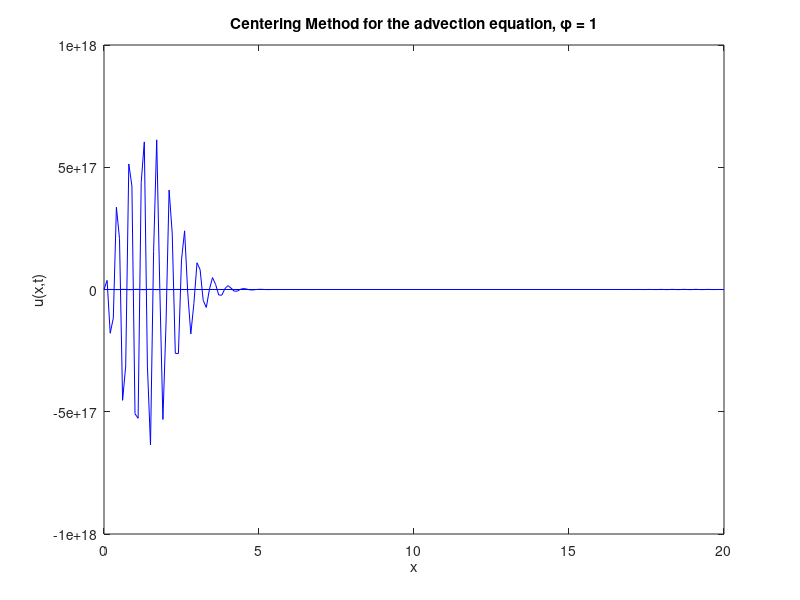

Write MATLAB code to recreate this figure.
%
% Introductory Matlab script for solving the advection equation: 
% u_t + c*u_x = 0
% 

clear all
close all
clc

% Set the parameters for the solution
L = 20; % length of solution domain (from zero)
J = 200; % number of grid points (not counting zero)
x = linspace(0, L, J+1); % set up a vector of x locations
dx = L/J; % size of a grid cell, delta x
c = 1; % advection speed (downward is stable is this is less than 0)
dt = 0.1; % size of time step, delta t

T = 15; % duraction of simulation
N = round(T/dt); % number of times to iterate simuation to get to time T

% setting the initial conditions u0 for upwind, d0 for downwind and c0 for
% centered
u0 = x./(x.^4 + 1);
d0 = x./(x.^4 + 1);
c0 = x./(x.^4 + 1);

up = u0; % up will denote u in the Present during the simulation
down = d0;
centered = c0;

%%
%%%%%%%%%%%%%%%%%%%%%%%%%%%%%%%%%%%%%%%%%%%%%%%
% Running the Upwind Method on u_x + cu_t = 0 %
%%%%%%%%%%%%%%%%%%%%%%%%%%%%%%%%%%%%%%%%%%%%%%%

plot(x, u0, 'r') % plot the IC

% add labels to the plot
xlabel('x'), ylabel('u(x,t)')
title(['Upwinding for the advection equation, \phi = ' num2str(c*dt/dx)])

for n = 1:N % beginning the for time loop

    up(1) = 0; % enforce the zero BC at x = 0

    for j = 2:J+1 % begin spatial loop; note that j = 1 is x = 0
        un(j) = up(j) - c*dt/dx*(up(j)-up(j-1));
    end % ending the spatial loop

    % to see results as an animation uncomment the line below and comment
    % the if - end statement

    % plot(x,u0,'r',x,un,'b'), pause(.1) % plots the next calculated time slice and the IC for reference. Makes this an animation

    if mod(n*dt,2) < dt % check if current time is close to a multiple of 2
        hold on, plot(x,un,'b'), hold off % if so, add a plot of current solution to existing plot
    end

    up = un; % reset present solution for next time step
end % end time loop

%%
%%%%%%%%%%%%%%%%%%%%%%%%%%%%%%%%%%%%%%%%%%%%%%%%%
% Running the Downwind Method on u_x + cu_t = 0 %
%%%%%%%%%%%%%%%%%%%%%%%%%%%%%%%%%%%%%%%%%%%%%%%%%

plot(x, d0, 'r') % plot the IC

% add labels to the plot
xlabel('x'), ylabel('u(x,t)')
title(['Downwinding for the advection equation, \phi = ' num2str(c*dt/dx)])

for n = 1:N % beginning the for time loop

    down(1) = 0; % enforce the zero BC at x = 0

    for j = 2:J % begin spatial loop; note that j = 1 is x = 0
        dn(j) = down(j) - c*dt/dx*(down(j+1)-down(j));
    end % ending the spatial loop

    dn(J+1) = 0; % setting anther boundary condition

    % to see results as an animation uncomment the line below and comment
    % the if - end statement

    % plot(x,d0,'r',x,dn,'b'), pause(.1) % plots the next calculated time slice and the IC for reference. Makes this an animation

    if mod(n*dt,2) < dt % check if current time is close to a multiple of 2
        hold on, plot(x,dn,'b'), hold off % if so, add a plot of current solution to existing plot
    end

    down = dn; % reset present solution for next time step
end % end time loop

%%
%%%%%%%%%%%%%%%%%%%%%%%%%%%%%%%%%%%%%%%%%%%%%%%%%
% Running the Centered Method on u_x + cu_t = 0 %
%%%%%%%%%%%%%%%%%%%%%%%%%%%%%%%%%%%%%%%%%%%%%%%%%

plot(x, c0, 'r') % plot the IC

% add labels to the plot
xlabel('x'), ylabel('u(x,t)')
title(['Centering Method for the advection equation, \phi = ' num2str(c*dt/dx)])

for n = 1:N % beginning the for time loop

    centered(1) = 0; % enforce the zero BC at x = 0
    for j = 2:J % begin spatial loop; note that j = 1 is x = 0
        cn(j) = centered(j) - c*dt/(2*dx)*(centered(j+1)-centered(j-1));
    end % ending the spatial loop

    cn(J+1) = 0; % setting anther boundary condition

    % to see results as an animation uncomment the line below and comment
    % the if - end statement

    % plot(x,c0,'r',x,cn,'b'), pause(.1) % plots the next calculated time slice and the IC for reference. Makes this an animation

    if mod(n*dt,2) < dt % check if current time is close to a multiple of 2
        hold on, plot(x,cn,'b'), hold off % if so, add a plot of current solution to existing plot
    end
    % 
    centered = cn; % reset present solution for next time step
end % end time loop
